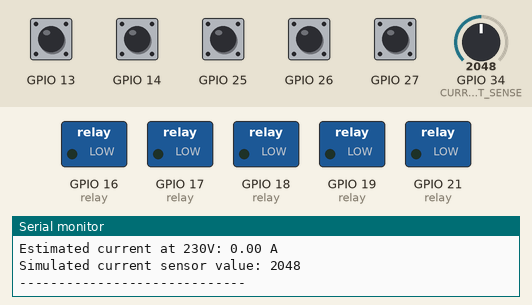
This sketch was run on a simulated ESP32. On the bench: switched loads named in the sketch (green lamp = pin HIGH), the last lines printed to the serial monitor. The inputs (shaded band) are chosen by the test bench; at power-on: GPIO 13, GPIO 14, GPIO 25–27 HIGH, GPIO 34 (CURRENT_SENSE) = 2048.

Above: at 1.5 s.
1.6 s: GPIO 13 pulled LOW for 0.15 s
At 2.8 s:
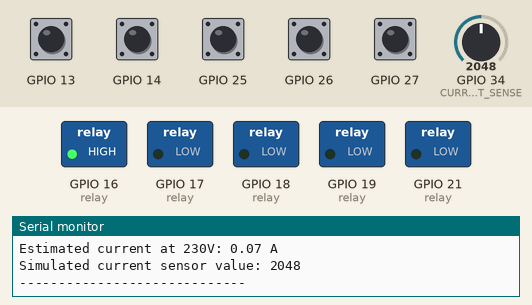
3.2 s: GPIO 25 pulled LOW for 0.15 s
At 4.1 s:
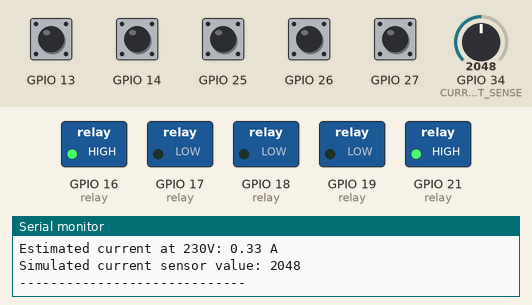
4.8 s: GPIO 14 pulled LOW for 0.15 s
At 5.5 s:
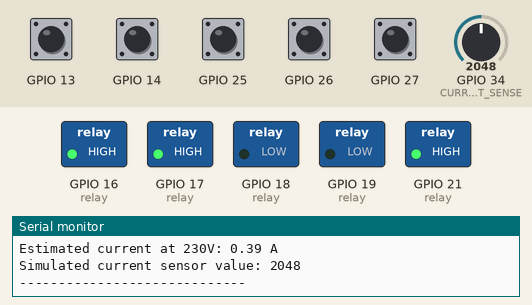
6.4 s: GPIO 26 pulled LOW for 0.15 s
At 7.6 s:
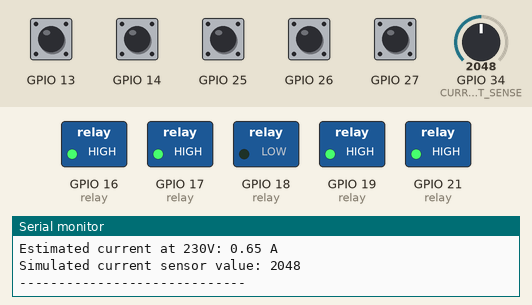
8.0 s: GPIO 27 pulled LOW for 0.15 s
At 9.0 s:
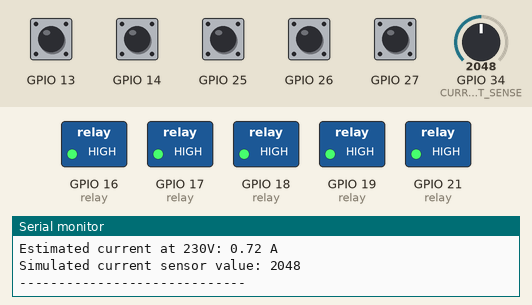
9.6 s: GPIO 13 pulled LOW for 1 s
At 10.3 s:
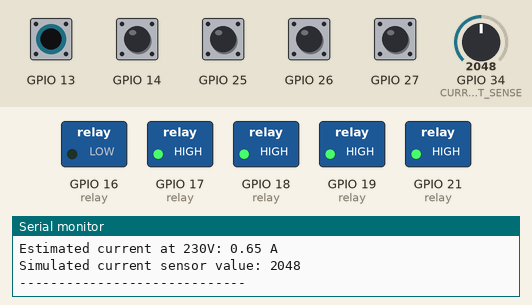
Timing chart, 0 to 12.6 s (numbered marks = the images above; inputs shaded):
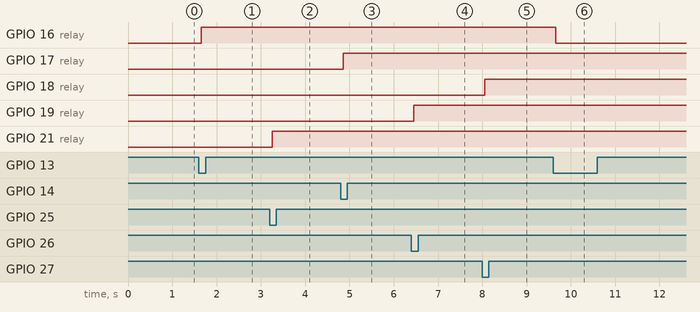

Measured:
- after the input at 1.6 s, GPIO 16 (relay): LOW → HIGH after 0.05 s
- after the input at 3.2 s, GPIO 21 (relay): LOW → HIGH after 0.05 s
- after the input at 4.8 s, GPIO 17 (relay): LOW → HIGH after 0.06 s
- after the input at 6.4 s, GPIO 19 (relay): LOW → HIGH after 0.05 s
- after the input at 8.0 s, GPIO 18 (relay): LOW → HIGH after 0.05 s
- after the input at 9.6 s, GPIO 16 (relay): HIGH → LOW after 0.06 s

The sketch:

sketch.ino
```cpp
/*
  Office Energy Monitor — Representative Room Controller
  3 Lights + 2 Fans
  ESP32 + Push Buttons + Relay Modules + LED Loads

  Relays use Wokwi DEFAULT (npn) mode:
  HIGH = relay ON  = COM connected to NO
  LOW  = relay OFF = COM disconnected from NO
*/

// ---------------- Relay output pins ----------------

const int RELAY_LIGHT_1 = 16; // RX2
const int RELAY_LIGHT_2 = 17; // TX2
const int RELAY_LIGHT_3 = 18; // D18
const int RELAY_FAN_1 = 19;   // D19
const int RELAY_FAN_2 = 21;   // D21

// ---------------- Button input pins ----------------

const int BTN_LIGHT_1 = 13; // D13
const int BTN_LIGHT_2 = 14; // D14
const int BTN_LIGHT_3 = 27; // D27
const int BTN_FAN_1 = 26;   // D26
const int BTN_FAN_2 = 25;   // D25

// ---------------- Simulated current sensor ----------------

const int CURRENT_SENSE = 34; // D34 / ADC input

// ---------------- Relay logic (npn = active HIGH) ----------------

const int RELAY_ON = HIGH;
const int RELAY_OFF = LOW;

const unsigned long DEBOUNCE_TIME = 50;

struct Device
{
  const char *name;
  int relayPin;
  int buttonPin;
  int watts;

  bool on;
  bool lastRawButton;
  bool stableButton;

  unsigned long lastDebounceTime;
};

Device devices[] = {
    {"Light 1", RELAY_LIGHT_1, BTN_LIGHT_1, 15, false, HIGH, HIGH, 0},
    {"Light 2", RELAY_LIGHT_2, BTN_LIGHT_2, 15, false, HIGH, HIGH, 0},
    {"Light 3", RELAY_LIGHT_3, BTN_LIGHT_3, 15, false, HIGH, HIGH, 0},
    {"Fan 1", RELAY_FAN_1, BTN_FAN_1, 60, false, HIGH, HIGH, 0},
    {"Fan 2", RELAY_FAN_2, BTN_FAN_2, 60, false, HIGH, HIGH, 0}};

const int DEVICE_COUNT = sizeof(devices) / sizeof(devices[0]);

// ------------------------------------------------------------

int estimatedWatts()
{
  int total = 0;

  for (int i = 0; i < DEVICE_COUNT; i++)
  {
    if (devices[i].on)
    {
      total += devices[i].watts;
    }
  }

  return total;
}

void printOfficeStatus()
{
  Serial.println();
  Serial.println("-------- ROOM STATUS --------");

  for (int i = 0; i < DEVICE_COUNT; i++)
  {
    Serial.print(devices[i].name);
    Serial.print(": ");
    Serial.print(devices[i].on ? "ON" : "OFF");
    Serial.print(" | ");
    Serial.print(devices[i].on ? devices[i].watts : 0);
    Serial.println(" W");
  }

  int total = estimatedWatts();

  Serial.print("Total room power: ");
  Serial.print(total);
  Serial.println(" W");

  Serial.print("Estimated current at 230V: ");
  Serial.print(total / 230.0, 2);
  Serial.println(" A");

  Serial.print("Simulated current sensor value: ");
  Serial.println(analogRead(CURRENT_SENSE));

  Serial.println("-----------------------------");
}

void setDeviceState(Device &device, bool newState)
{
  device.on = newState;

  digitalWrite(
      device.relayPin,
      device.on ? RELAY_ON : RELAY_OFF);

  Serial.print(device.name);
  Serial.println(device.on ? " -> ON" : " -> OFF");

  printOfficeStatus();
}

void checkButton(Device &device)
{
  bool rawButton = digitalRead(device.buttonPin);

  if (rawButton != device.lastRawButton)
  {
    device.lastDebounceTime = millis();
    device.lastRawButton = rawButton;
  }

  if (millis() - device.lastDebounceTime > DEBOUNCE_TIME)
  {

    if (rawButton != device.stableButton)
    {
      device.stableButton = rawButton;

      // INPUT_PULLUP: HIGH = not pressed, LOW = pressed
      if (device.stableButton == LOW)
      {
        setDeviceState(device, !device.on);
      }
    }
  }
}

void setup()
{
  Serial.begin(115200);
  delay(300);

  for (int i = 0; i < DEVICE_COUNT; i++)
  {
    digitalWrite(devices[i].relayPin, RELAY_OFF);
    pinMode(devices[i].relayPin, OUTPUT);

    pinMode(devices[i].buttonPin, INPUT_PULLUP);

    bool initialButtonState = digitalRead(devices[i].buttonPin);
    devices[i].lastRawButton = initialButtonState;
    devices[i].stableButton = initialButtonState;
    devices[i].on = false;
  }

  pinMode(CURRENT_SENSE, INPUT);

  Serial.println("Office Energy Monitor ready.");
  Serial.println("All devices start OFF.");
  printOfficeStatus();
}

void loop()
{
  for (int i = 0; i < DEVICE_COUNT; i++)
  {
    checkButton(devices[i]);
  }

  delay(5);
}
```
